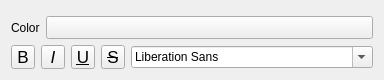
<?xml version="1.0" encoding="UTF-8"?>
<ui version="4.0">
 <class>QgsFormLabelFormatWidget</class>
 <widget class="QWidget" name="QgsFormLabelFormatWidget">
  <property name="geometry">
   <rect>
    <x>0</x>
    <y>0</y>
    <width>384</width>
    <height>77</height>
   </rect>
  </property>
  <property name="sizePolicy">
   <sizepolicy hsizetype="Fixed" vsizetype="Preferred">
    <horstretch>0</horstretch>
    <verstretch>0</verstretch>
   </sizepolicy>
  </property>
  <property name="windowTitle">
   <string notr="true">Form</string>
  </property>
  <layout class="QGridLayout" name="gridLayout">
   <item row="0" column="0" colspan="2">
    <widget class="QFrame" name="horizontalFrame_2">
     <layout class="QVBoxLayout" name="verticalLayout_2">
      <property name="leftMargin">
       <number>0</number>
      </property>
      <property name="topMargin">
       <number>5</number>
      </property>
      <property name="rightMargin">
       <number>0</number>
      </property>
      <property name="bottomMargin">
       <number>0</number>
      </property>
      <item>
       <layout class="QHBoxLayout" name="horizontalLayout_4">
        <item>
         <widget class="QLabel" name="label_6">
          <property name="sizePolicy">
           <sizepolicy hsizetype="Maximum" vsizetype="Preferred">
            <horstretch>0</horstretch>
            <verstretch>0</verstretch>
           </sizepolicy>
          </property>
          <property name="text">
           <string>Color</string>
          </property>
         </widget>
        </item>
        <item>
         <widget class="QgsColorButton" name="btnTextColor">
          <property name="sizePolicy">
           <sizepolicy hsizetype="Preferred" vsizetype="Preferred">
            <horstretch>0</horstretch>
            <verstretch>0</verstretch>
           </sizepolicy>
          </property>
          <property name="minimumSize">
           <size>
            <width>10</width>
            <height>0</height>
           </size>
          </property>
          <property name="maximumSize">
           <size>
            <width>16777215</width>
            <height>16777215</height>
           </size>
          </property>
          <property name="text">
           <string/>
          </property>
         </widget>
        </item>
       </layout>
      </item>
      <item>
       <layout class="QHBoxLayout" name="horizontalLayout_13">
        <item>
         <widget class="QToolButton" name="mFontBoldBtn">
          <property name="enabled">
           <bool>true</bool>
          </property>
          <property name="minimumSize">
           <size>
            <width>24</width>
            <height>24</height>
           </size>
          </property>
          <property name="maximumSize">
           <size>
            <width>24</width>
            <height>24</height>
           </size>
          </property>
          <property name="font">
           <font>
            <pointsize>13</pointsize>
           </font>
          </property>
          <property name="toolTip">
           <string>Bold text
(data defined only, overrides Style)</string>
          </property>
          <property name="text">
           <string>B</string>
          </property>
          <property name="checkable">
           <bool>true</bool>
          </property>
         </widget>
        </item>
        <item>
         <widget class="QToolButton" name="mFontItalicBtn">
          <property name="enabled">
           <bool>true</bool>
          </property>
          <property name="minimumSize">
           <size>
            <width>24</width>
            <height>24</height>
           </size>
          </property>
          <property name="maximumSize">
           <size>
            <width>24</width>
            <height>24</height>
           </size>
          </property>
          <property name="font">
           <font>
            <pointsize>13</pointsize>
            <italic>true</italic>
           </font>
          </property>
          <property name="toolTip">
           <string>Italic text
(data defined only, overrides Style)</string>
          </property>
          <property name="text">
           <string>I</string>
          </property>
          <property name="checkable">
           <bool>true</bool>
          </property>
         </widget>
        </item>
        <item>
         <widget class="QToolButton" name="mFontUnderlineBtn">
          <property name="enabled">
           <bool>true</bool>
          </property>
          <property name="minimumSize">
           <size>
            <width>24</width>
            <height>24</height>
           </size>
          </property>
          <property name="maximumSize">
           <size>
            <width>24</width>
            <height>24</height>
           </size>
          </property>
          <property name="font">
           <font>
            <pointsize>13</pointsize>
            <underline>true</underline>
           </font>
          </property>
          <property name="toolTip">
           <string>Underlined text</string>
          </property>
          <property name="text">
           <string>U</string>
          </property>
          <property name="checkable">
           <bool>true</bool>
          </property>
         </widget>
        </item>
        <item>
         <widget class="QToolButton" name="mFontStrikethroughBtn">
          <property name="enabled">
           <bool>true</bool>
          </property>
          <property name="minimumSize">
           <size>
            <width>24</width>
            <height>24</height>
           </size>
          </property>
          <property name="maximumSize">
           <size>
            <width>24</width>
            <height>24</height>
           </size>
          </property>
          <property name="font">
           <font>
            <pointsize>13</pointsize>
            <strikeout>true</strikeout>
           </font>
          </property>
          <property name="toolTip">
           <string>Strikeout text</string>
          </property>
          <property name="text">
           <string>S</string>
          </property>
          <property name="checkable">
           <bool>true</bool>
          </property>
         </widget>
        </item>
        <item>
         <widget class="QFontComboBox" name="mFontFamilyCmbBx"/>
        </item>
       </layout>
      </item>
     </layout>
    </widget>
   </item>
   <item row="1" column="0">
    <spacer name="verticalSpacer">
     <property name="orientation">
      <enum>Qt::Vertical</enum>
     </property>
     <property name="sizeType">
      <enum>QSizePolicy::Expanding</enum>
     </property>
     <property name="sizeHint" stdset="0">
      <size>
       <width>20</width>
       <height>43</height>
      </size>
     </property>
    </spacer>
   </item>
  </layout>
 </widget>
 <customwidgets>
  <customwidget>
   <class>QgsColorButton</class>
   <extends>QToolButton</extends>
   <header>qgscolorbutton.h</header>
   <container>1</container>
  </customwidget>
 </customwidgets>
 <tabstops>
  <tabstop>btnTextColor</tabstop>
  <tabstop>mFontBoldBtn</tabstop>
  <tabstop>mFontItalicBtn</tabstop>
  <tabstop>mFontUnderlineBtn</tabstop>
  <tabstop>mFontStrikethroughBtn</tabstop>
  <tabstop>mFontFamilyCmbBx</tabstop>
 </tabstops>
 <resources/>
 <connections/>
</ui>
